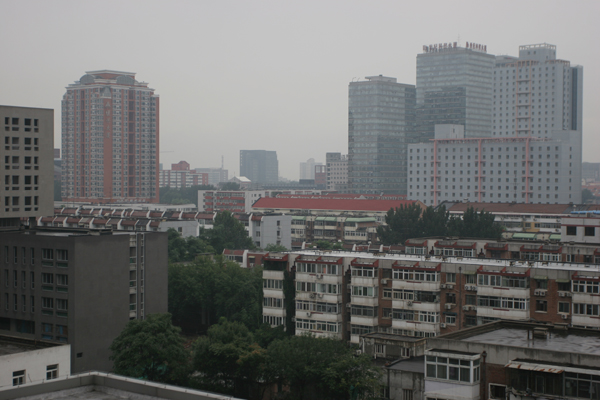
%> input picture InputImages/buildings_input.png, 600 x 400 px; its folder holds only this picture in this run
$ octave Main_SSIF_CEEF.m   (GNU Octave 9; MATLAB toolbox functions it lacks are replaced by stand-ins)
%> lines starting %> are read from the running program, lines starting %| are printed output that depends on the picture
### SSIF.m
function J = SSIF(I,G,radius,Epsilon,kappa,scale)
%> called with radius = 5, Epsilon = 0.1, kappa = 2, scale = 1
%An implementation of the "SSIF" filter published on the paper "A guided
%edge-aware smoothing-sharpening filter based on patch interpolation model
% and generalized Gamma distribution"
%
%The algorithm description is here
%https://fergaletto.github.io/projects/2021-SSIF.html
%
% If you use this code, please cite the following paper:
%     @article{SSIF_Deng2021,
% 	    author={G. {Deng} and F. J. {Galetto} and M. {Al-nasrawi} and W. {Waheed}},
% 	    journal={IEEE Open Journal of Signal Processing},
% 	    title={A guided edge-aware smoothing-sharpening filter based on patch interpolation model and generalized Gamma distribution},
% 	    year={2021},
% 	    doi={10.1109/OJSP.2021.3063076}
%     }

padMethod = 'symmetric';
patchSize = 2*radius + 1;
h = ones(patchSize)/patchSize/patchSize;

mu = imfilter(I, h,padMethod);%patch mean of I
nu = imfilter(G, h,padMethod);%patch mean of G
phi = imfilter(I.*G, h,padMethod) - mu.*nu; %patch covariance
varSigma = max(0, imfilter(G.*G, h,padMethod) - nu.*nu); %patch var of G

a = phi./(varSigma + Epsilon);
Beta = (a + sign(phi).*sqrt(a.^2 + 4*kappa*Epsilon./(varSigma + Epsilon)))/2;

%weight calculation
w = varSigma./(scale*mean(varSigma(:)));
w = 1./(1+w.^2);
normalizeFactor = imfilter(w,h,padMethod);
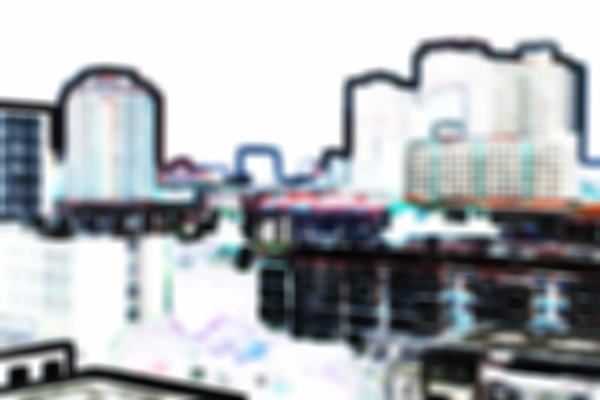
%> normalizeFactor: size 400x600x3 double; mean R, G, B 0.68, 0.695, 0.708; mean of the top-left, top-right, bottom-left and bottom-right quarters 0.844, 0.853, 0.705, 0.376

%final output
A = imfilter(Beta.*w, h,padMethod);
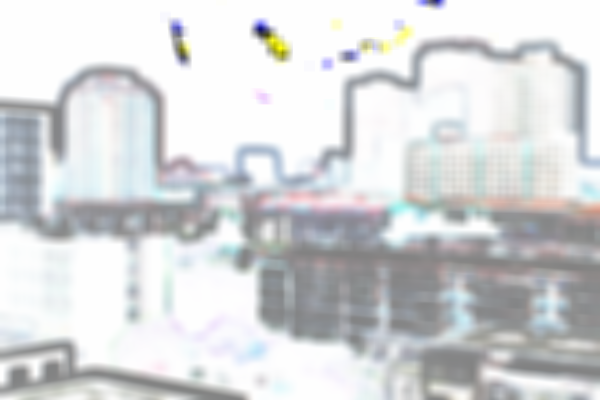
%> A: size 400x600x3 double; mean R, G, B 0.95, 0.97, 0.987; drawn with min black and max white
B = imfilter((mu - Beta.*nu).*w, h,padMethod);
J = (G.*A + B)./normalizeFactor;
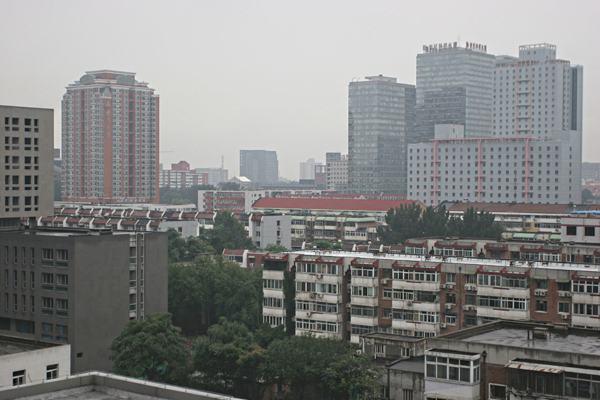
%> J: size 400x600x3 double; mean R, G, B 0.427, 0.43, 0.426; drawn with min black and max white
end

### ModifiedCEEF.m
function result = ModifiedCEEF(img)

% Original CEEF code can be found in: https://github.com/xiaohuiben/CEEF-TMM-2021

img_haze = im2double(img);
[H, W, C] = size(img_haze);
I = zeros(H, W, C, 5);
range = linspace(1, 5, 5);
%% GC
% I(:, :, :, 5) = img_haze;
for i = 2:5
     I(:, :, :, i) = img_haze .^ range(i);
end
%% CP-AHE
imageIn = img;
sizeIn = size(imageIn);
width = sizeIn(2);
height = sizeIn(1);

imageInComb = zeros(height, width*3);
imageInComb(:, 1:3:end) = imageIn(:, :, 1);
imageInComb(:, 2:3:end) = imageIn(:, :, 2);
imageInComb(:, 3:3:end) = imageIn(:, :, 3);
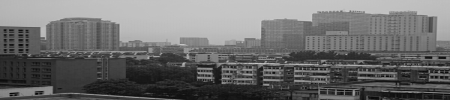
%> imageInComb: size 400x1800 double (shown at 1/4 size); min 0, max 228, mean 109.1

imageOutComb = adapthisteq(uint8(imageInComb),'NumTiles',[8 8],'ClipLimit',0.02); % NumTiles= [2 2] and ClipLimit=0.0017 for synthetic images
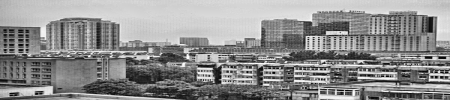
%> imageOutComb: size 400x1800 uint8 (shown at 1/4 size); min 0, max 255, mean 142.2

imageOut = zeros(height, width, 3);
imageOut(:, :, 1) = imageOutComb(:, 1:3:end);
imageOut(:, :, 2) = imageOutComb(:, 2:3:end);
imageOut(:, :, 3) = imageOutComb(:, 3:3:end);
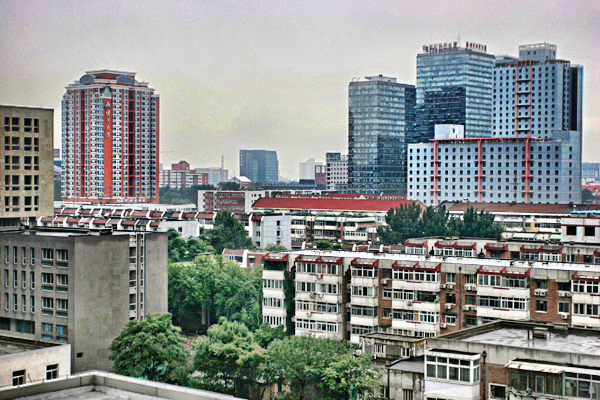
%> imageOut: size 400x600x3 double; mean R, G, B 140.4, 144.6, 141.7
I(:, :, :, 1) = im2double(uint8(imageOut));

%%
%% FSPD-MEF
%% the finest scale
r1 = 5;
[ D1,i_mean1,aa1,N1] = scale_fine(I,r1);

%% the intermediate  scale
[w,h,~,~]=size(I);
nlev = floor(log(min(w,h)) / log(2))-3;
D2 = cell(nlev,1);
aa2= cell(nlev,1);
N2= cell(nlev,1);

r2 = 4;
r2_reconstruct = zeros(1,nlev);
for ii=1:nlev
    r2_reconstruct(ii) = r2;
    [ D2{ii},i_mean2,aa2{ii},N2{ii}] = scale_interm(i_mean1,r2);
    i_mean1=i_mean2;
    r2 = max(r2-1,1);
end


%% the coarsest  scale
r3=max(r2-1,1);
[fI3,i_mean3,aa3,N3] = scale_coarse(i_mean2,r3);

%% reconstruct
%% Intermediate layers
for ii = nlev:-1:1
    temp=aa2{ii};
    fI=zeros(size(temp));
    fI(1:2:size(temp,1),1:2:size(temp,2))=fI3;
    B2=boxfilter(fI, r2_reconstruct(ii))./ N2{ii}+D2{ii};

    fI3=B2;
end
%% finest layers
fI=zeros(size(aa1));
fI(1:2:size(aa1,1),1:2:size(aa1,2))=B2;
B1=boxfilter(fI, r1)./ N1;
result = repmat(B1,[1 1 3])+D1;
end

### scale_fine.m
% ========================================================================
% Fast Multi-Scale Structural Patch Decomposition for Multi-Exposure Image Fusion, TIP,2020
% algorithm Version 1.0
% Copyright(c) 2020, Hui Li, Kede Ma, Yongwei Yong and Lei Zhang
% All Rights Reserved.
% ----------------------------------------------------------------------
% Permission to use, copy, or modify this software and its documentation
% for educational and research purposes only and without fee is hereby
% granted, provided that this copyright notice and the original authors'
% names appear on all copies and supporting documentation. This program
% shall not be used, rewritten, or adapted as the basis of a commercial
% software or hardware product without first obtaining permission of the
% authors. The authors make no representations about the suitability of
% this software for any purpose. It is provided "as is" without express
% or implied warranty.
%----------------------------------------------------------------------
% Please refer to the following paper:
% H. Li et al., "Fast Multi-Scale Structural Patch Decomposition for Multi-Exposure Image Fusion, 2020" In press
% IEEE Transactions on Image Processing
% Please kindly report any suggestions or corrections to xiaohui102788@126.com
%----------------------------------------------------------------------

function [fI3, i_meant,aa,N1] = scale_fine(imgSeqColor,r)
%> called with r = 5

[h,w,c,n]=size(imgSeqColor);
N = boxfilter(ones(h, w), r);

tem=ones(h, w);
tem(:,2:2:w)=0;
tem(2:2:h,:)=0;
N1= boxfilter(tem, r);


p=4;

[WD, Cmax,i_mean2]= weight_cal_detail(imgSeqColor,p,r);
WD=WD.*repmat(Cmax,[1 1 n]);


% WD= weight_cal(imgSeqColor,[0 0 0 0 1 0 0]);


% WB= weight_cal(imgSeqColor,[0 0 0 0 0 1 0]);
% WD=WB;

F_temp2_detail=zeros(h,w,c,n);
% F_temp2_base=zeros(h,w,c,n);


%% approximate aggregation through averaging(mean filter) the weight map
i_meant=zeros(ceil(h/2),ceil(w/2),2);

% tic
for i = 1:n


    aa=i_mean2(:,:,i).*tem;
    i_meant(:,:,i)=aa(1:2:h,1:2:w);
    W_D1=boxfilter(i_mean2(:,:,i).*WD(:,:,i), r)./ N;
    W_D2=boxfilter(WD(:,:,i), r)./ N;

    F_temp2_detail(:,:,:,i)=repmat(W_D2,[1 1 3]).*imgSeqColor(:,:,:,i)-repmat(W_D1,[1 1 3]);


end


fI3=sum(F_temp2_detail,4);
% toc

%figure,imshow(mat2gray(fI3))


end

### boxfilter.m
function imDst = boxfilter(imSrc, r)
%> called with r = 5

%   BOXFILTER   O(1) time box filtering using cumulative sum
%
%   - Definition imDst(x, y)=sum(sum(imSrc(x-r:x+r,y-r:y+r)));
%   - Running time independent of r;
%   - Equivalent to the function: colfilt(imSrc, [2*r+1, 2*r+1], 'sliding', @sum);
%   - But much faster.

[hei, wid] = size(imSrc);
imDst = zeros(size(imSrc));

%cumulative sum over Y axis
imCum = cumsum(imSrc, 1);
%difference over Y axis
imDst(1:r+1, :) = imCum(1+r:2*r+1, :);
imDst(r+2:hei-r, :) = imCum(2*r+2:hei, :) - imCum(1:hei-2*r-1, :);
imDst(hei-r+1:hei, :) = repmat(imCum(hei, :), [r, 1]) - imCum(hei-2*r:hei-r-1, :);

%cumulative sum over X axis
imCum = cumsum(imDst, 2);
%difference over Y axis
imDst(:, 1:r+1) = imCum(:, 1+r:2*r+1);
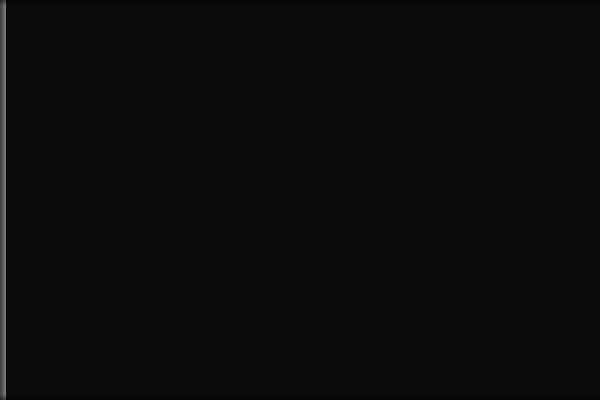
%> imDst: size 400x600 double; min 6, max 121, mean 11.7
imDst(:, r+2:wid-r) = imCum(:, 2*r+2:wid) - imCum(:, 1:wid-2*r-1);
imDst(:, wid-r+1:wid) = repmat(imCum(:, wid), [1, r]) - imCum(:, wid-2*r:wid-r-1);
%> imDst: size 400x600 double; min 36, max 121, mean 119.6
%> (the rest of the program and of its run is left out)
